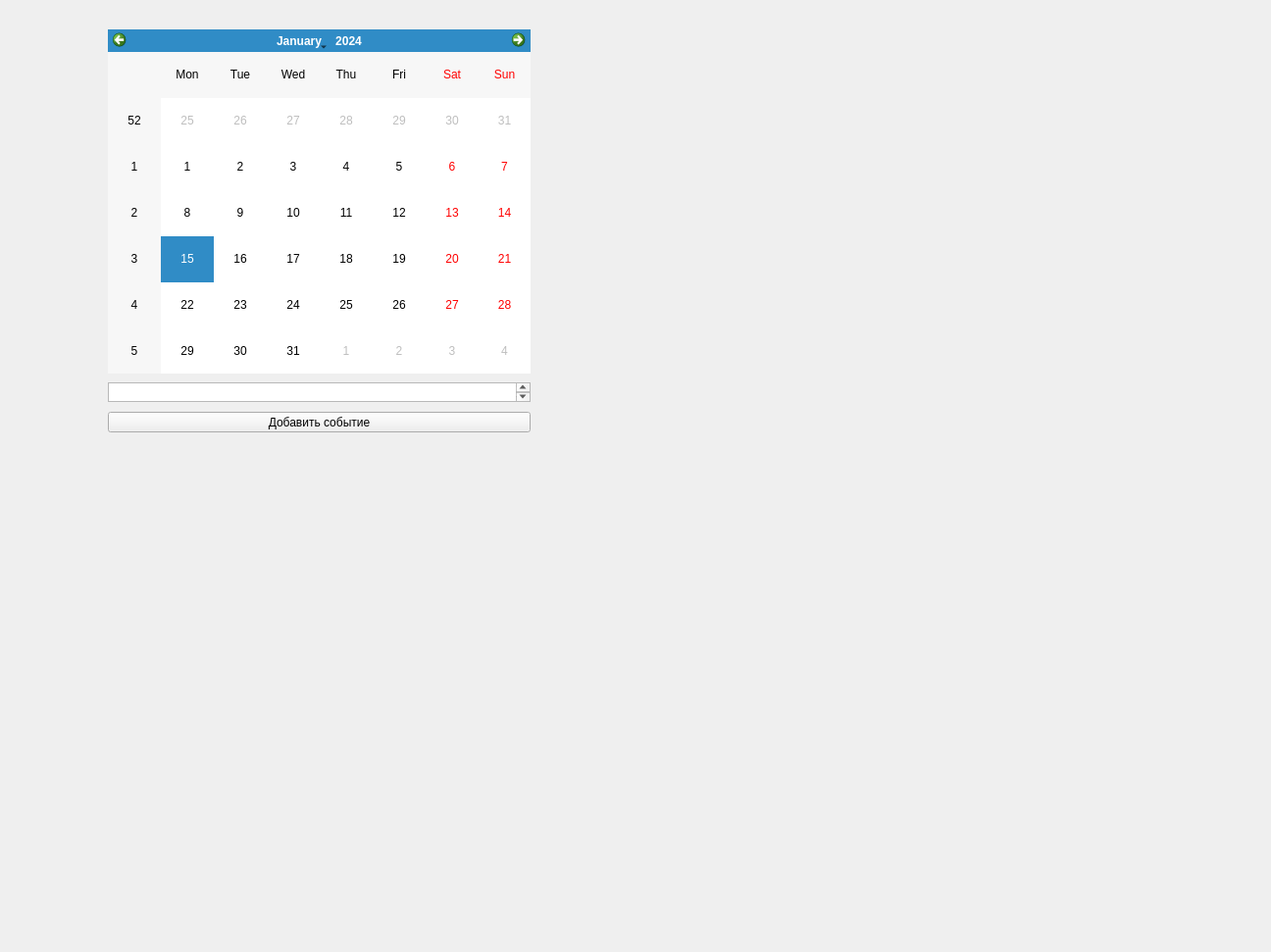
<?xml version="1.0" encoding="UTF-8"?>
<ui version="4.0">
 <class>planirovwik</class>
 <widget class="QMainWindow" name="planirovwik">
  <property name="geometry">
   <rect>
    <x>0</x>
    <y>0</y>
    <width>1296</width>
    <height>971</height>
   </rect>
  </property>
  <property name="windowTitle">
   <string>MainWindow</string>
  </property>
  <widget class="QWidget" name="centralwidget">
   <widget class="QCalendarWidget" name="calendarWidget">
    <property name="geometry">
     <rect>
      <x>110</x>
      <y>30</y>
      <width>431</width>
      <height>351</height>
     </rect>
    </property>
   </widget>
   <widget class="QTextEdit" name="textEdit">
    <property name="geometry">
     <rect>
      <x>110</x>
      <y>390</y>
      <width>431</width>
      <height>20</height>
     </rect>
    </property>
   </widget>
   <widget class="QPushButton" name="pushButton">
    <property name="geometry">
     <rect>
      <x>110</x>
      <y>420</y>
      <width>431</width>
      <height>21</height>
     </rect>
    </property>
    <property name="text">
     <string>Добавить событие</string>
    </property>
   </widget>
  </widget>
 </widget>
 <resources/>
 <connections/>
</ui>
